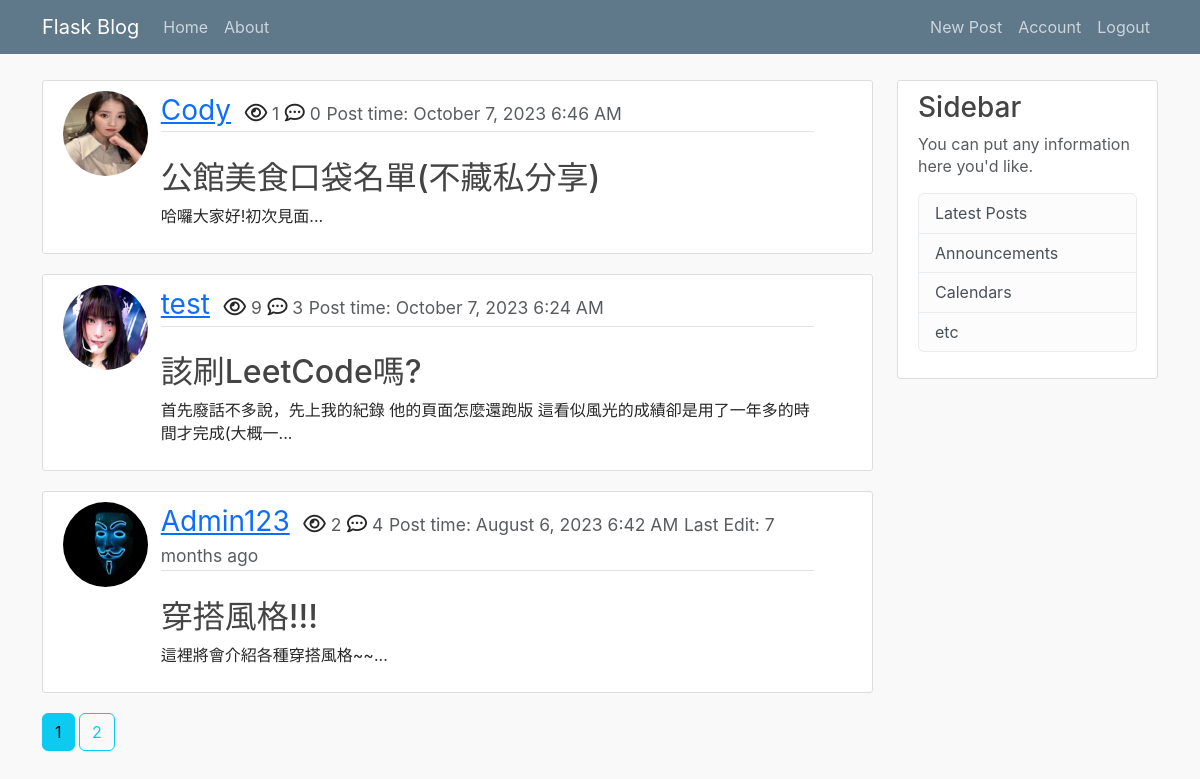
Screenshot of /home (signed in) with the database file from the repository.
### flask_blog/models.py (models this page shows, shortened)
class Post(db.Model):
    __tablename__ = 'post'
    id = db.Column(db.Integer, primary_key=True)
    title = db.Column(db.String(100), nullable=False)
    date_posted = db.Column(db.DateTime, nullable=False, default=datetime.utcnow)
    date_edited = db.Column(db.DateTime) # 這裡應該改成可空且預設為None
    view = db.Column(db.Integer, nullable=False, default=0)
    content = db.Column(db.Text, nullable=False)
    user_id = db.Column(db.Integer, db.ForeignKey('user.id', ondelete='CASCADE'), nullable=False)
    comments = db.relationship('Comment', backref='post', lazy=True, cascade='all, delete')
    category = db.Column(db.String(100), nullable=False)

class User(db.Model, UserMixin):
    __tablename__ = 'user'
    id = db.Column(db.Integer, primary_key=True)
    username = db.Column(db.String(20), unique=True, nullable=False)
    email = db.Column(db.String(120), unique=True, nullable=False)
    image_file = db.Column(db.String(20), unique=False, nullable=False, default='default.jpg')
    password = db.Column(db.String(60), nullable=False)
    posts = db.relationship('Post', backref='author', lazy=True, cascade='all, delete') # lazy="select"
    comments = db.relationship('Comment', backref='user', lazy=True, cascade='all, delete')
    likes = db.relationship('Like', backref='user', lazy=True, cascade='all, delete')

### flask_blog/main/routes.py (the view)
@main.route('/')
@main.route('/home')
def home():
    page = request.args.get('page', 1, type=int) # 製造一個optional的參數:頁數， 1是預設值， 並且只接受int
    category = request.args.get('category', None) #如果沒有指定要哪個category，則顯示全部貼文
    if not category:
        posts = Post.query.order_by(Post.date_posted.desc()).paginate(page=page, per_page=3)
    elif category in {'Travel', 'Food', 'Style'}:
        print(f'yes the category is: {category}')
        posts = Post.query.filter_by(category=category).order_by(Post.date_posted.desc()).paginate(page=page, per_page=2)
    else:
        abort(404)
    return render_template('home.html', title = 'Home', posts=posts)

### flask_blog/models.py (called while the page is built)
@login_manager.user_loader
def load_user(user_id):
    return User.query.get(int(user_id))

### flask_blog/templates/home.html
{% extends 'layout.html' %}
{% block content %}
    {% if posts.items %}
    {% for post in posts.items %}
      <article class="media content-section">
        <div class="row">
          <div class="col-1">
            <img class="rounded-circle article-img" src="{{ url_for('static', filename='profile_pics/' + post.author.image_file) }}">
          </div>
          <div class="media-body col-10">
            <div class="article-metadata">
              <a class="user-name" href="{{ url_for('users.user_posts', username=post.author.username ) }}">{{ post.author.username }}</a>
              <i class="far fa-eye icon-class"></i><small class='text-muted'> {{ post.view }}</small>
              <i class='far fa-comment-dots icon-class'></i><small class='text-muted'> {{ post.comments|length }}</small>
              <small class='text-muted'>Post time: {{ moment(post.date_posted).format('LLL') }}</small>
              {% if post.date_edited %}
                <small class= 'text-muted'>Last Edit: {{ moment(post.date_edited).fromNow(refresh=True) }}</small>
              {% endif %}
            </div>
            <br>
            <div>
              <h2><a class="article-title" href="{{ url_for('posts.post', post_id=post.id) }}">{{ post.title }}</a></h2>
              <p class="article-content">{{ (post.content|striptags)[:50] }}...</p>
            </div>
          </div>
        </div>
      </article>
    {% endfor %}
    {% else %}
    <h1>No Posts</h1>
    {% endif %}
    {% for page_num in posts.iter_pages(left_edge=1, right_edge=1, left_current=1, right_current=2) %}
      {% if page_num %}
        {% if posts.page == page_num %}
          <a href="{{ url_for('main.home', page=page_num) }}" class="btn btn-info mb-4">{{ page_num }}</a>
        {% else %}
          <a href="{{ url_for('main.home', page=page_num) }}" class="btn btn-outline-info mb-4">{{ page_num }}</a>
        {% endif %}
      {% else %}
        ...
      {% endif %}
    {% endfor %}
{% endblock content %}

### flask_blog/static/main.css (style rules this page uses)
body { background: #fafafa; color: #333333; margin-top: 5rem; }
h1, h2, h3, h4, h5, h6 { color: #444444; }
.icon-class { font-size: 20px; }
.content-section { background: #ffffff; padding: 10px 20px; border: 1px solid #dddddd; border-radius: 3px; margin-bottom: 20px; }
.article-title { color: #444444; }
.article-content { white-space: pre-line; }
.article-img { height: 85px; width: 85px; margin-right: 16px; }
.media-body { margin-left: 30px; }
.article-metadata { position: relative; padding-bottom: 1px; margin-bottom: 4px; border-bottom: 1px solid #e3e3e3; font-size: 20px; }
.article-metadata .user-name { font-size: 28px; margin-right: 8px; }
.article-title { text-decoration: none; }
.text-muted, a.text-muted:hover, a.text-muted:focus { color: #acacac; }
* { box-sizing: border-box; }
body { font-family: -apple-system, BlinkMacSystemFont, "Segoe UI", Roboto, Helvetica, Arial, sans-serif, "Apple Color Emoji", "Segoe UI Emoji", "Segoe UI Symbol"; line-height: 1.4; color: rgba(0, 0, 0, 0.85); background-color: #f9f9f9; }

### rows the page displays
Post: image_file (picture), author.username "Cody", view "1", comments|length "0", date_posted "October 7, 2023 6:46 AM", title "公館美食口袋名單(不藏私分享)", content "哈囉大家好!初次見面"
Post: image_file (picture), author.username "test", view "9", comments|length "3", date_posted "October 7, 2023 6:24 AM", title "該刷LeetCode嗎?", content "首先廢話不多說，先上我的紀錄 他的頁面怎麼還跑版 這看似風光的成績卻是用了一年多的時間才完成(大概一"
Post: image_file (picture), author.username "Admin123", view "2", comments|length "4", date_posted "August 6, 2023 6:42 AM", date_edited "7 months ago", title "穿搭風格!!!", content "這裡將會介紹各種穿搭風格~~"

### other values shown
{{ page_num }} "1"
{{ page_num }} "2"
